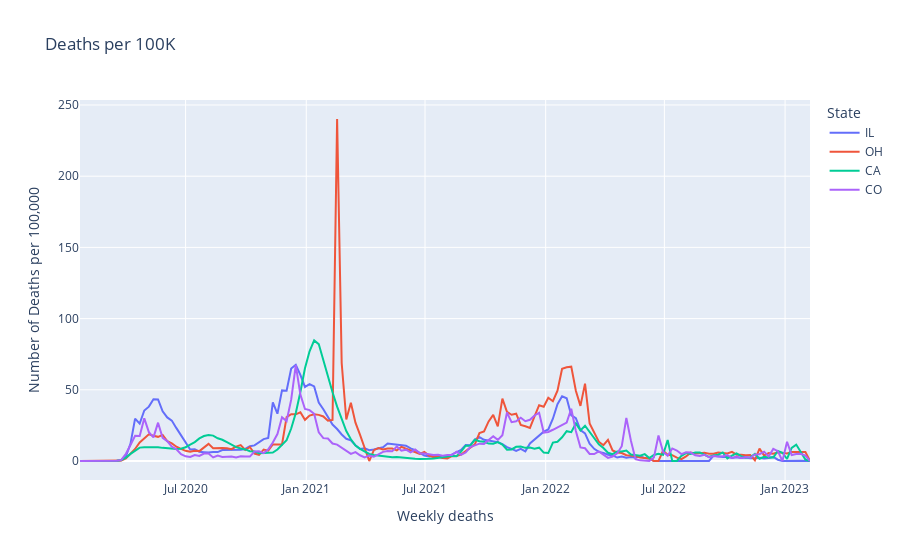

The code cell stored with this chart in its notebook:
### Code cell
# Plotting the no. of new deaths per 100K population
deaths_weekly_norm = px.line(all_states_weekly_data, x='date', y='new_deaths_norm_100K', color='State', title='Deaths per 100K')
deaths_weekly_norm.update_layout(xaxis_title='Weekly deaths', yaxis_title=f'Number of Deaths per {100000:,}', legend_title='State')
deaths_weekly_norm.show()

### Figure 1 — Plotly figure (JSON) as saved in the notebook; plotly's stock layout.template omitted (floating-point values rounded to 4 significant figures; data arrays with more than 128 entries replaced by an {"elided": "..."} marker saying what was removed)
{"data": [{"hovertemplate": "State=IL<br>date=%{x}<br>new_deaths_norm_100K=%{y}<extra></extra>", "legendgroup": "IL", "line": {"color": "#636efa", "dash": "solid"}, "marker": {"symbol": "circle"}, "mode": "lines", "name": "IL", "orientation": "v", "showlegend": true, "type": "scatter", "x": {"elided": "160 str values"}, "xaxis": "x", "y": {"elided": "160 float values"}, "yaxis": "y"}, {"hovertemplate": "State=OH<br>date=%{x}<br>new_deaths_norm_100K=%{y}<extra></extra>", "legendgroup": "OH", "line": {"color": "#EF553B", "dash": "solid"}, "marker": {"symbol": "circle"}, "mode": "lines", "name": "OH", "orientation": "v", "showlegend": true, "type": "scatter", "x": {"elided": "160 str values"}, "xaxis": "x", "y": {"elided": "160 float values"}, "yaxis": "y"}, {"hovertemplate": "State=CA<br>date=%{x}<br>new_deaths_norm_100K=%{y}<extra></extra>", "legendgroup": "CA", "line": {"color": "#00cc96", "dash": "solid"}, "marker": {"symbol": "circle"}, "mode": "lines", "name": "CA", "orientation": "v", "showlegend": true, "type": "scatter", "x": {"elided": "160 str values"}, "xaxis": "x", "y": {"elided": "160 float values"}, "yaxis": "y"}, {"hovertemplate": "State=CO<br>date=%{x}<br>new_deaths_norm_100K=%{y}<extra></extra>", "legendgroup": "CO", "line": {"color": "#ab63fa", "dash": "solid"}, "marker": {"symbol": "circle"}, "mode": "lines", "name": "CO", "orientation": "v", "showlegend": true, "type": "scatter", "x": {"elided": "160 str values"}, "xaxis": "x", "y": {"elided": "160 float values"}, "yaxis": "y"}], "layout": {"legend": {"title": {"text": "State"}, "tracegroupgap": 0}, "title": {"text": "Deaths per 100K"}, "xaxis": {"anchor": "y", "domain": [0, 1], "title": {"text": "Weekly deaths"}}, "yaxis": {"anchor": "x", "domain": [0, 1], "title": {"text": "Number of Deaths per 100,000"}}}}
